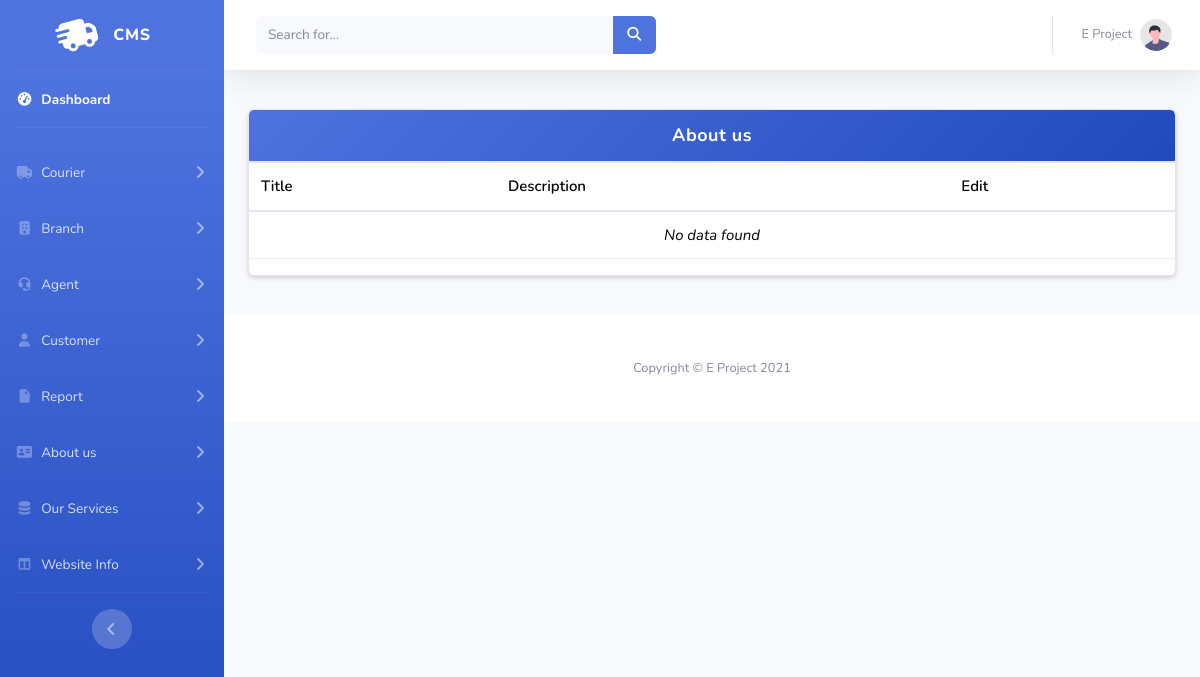
Page /Admin/ShowAbout.php on the earlier database version.
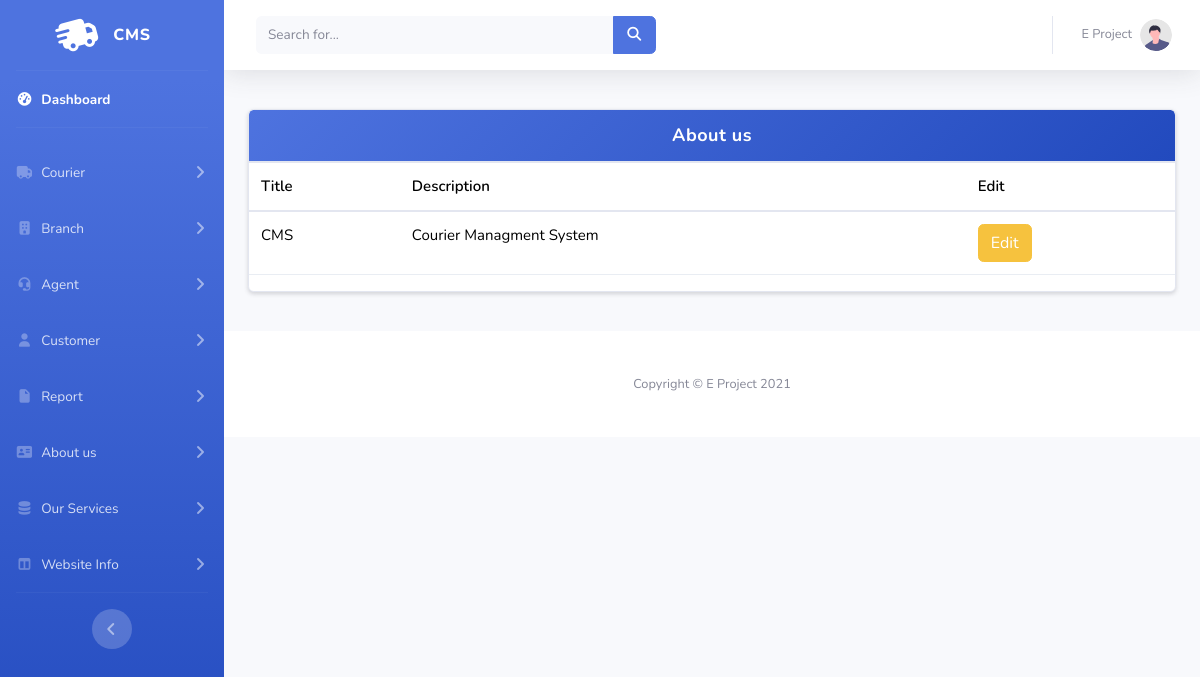
Same page on the later database version.
### tables this page shows
CREATE TABLE `about` (
  `id` int(11) NOT NULL,
  `title` varchar(100) NOT NULL,
  `description` varchar(10000) NOT NULL,
  `Record_time` varchar(100) NOT NULL DEFAULT current_timestamp()
);

### Admin/ShowAbout.php (the view, shortened to what this page needs)
<!DOCTYPE html>
<html lang="en">
<head>
</head>
<body>
    <?php
    include_once("navbar.php")
    ?>
<div class="container my-4">
    <div class="card shadow-sm">
        <div class="card-header">
            About us
        </div>
        <div class="table-responsive">
            <table class="table table-hover align-middle"  id="a">
                <thead>
                    <tr>
                        <th>Title</th>
                        <th>Description</th>
                        <th>Edit</th>
                    </tr>
                </thead>
                <tbody>
                    <?php
                    $run = mysqli_query($conn, "SELECT * FROM about");
                    if ($run && mysqli_num_rows($run) > 0) {
                        while ($row = mysqli_fetch_array($run)) {
                            ?>
                            <tr>
                                <td><?php echo $row[1]; ?></td>
                                <td><?php echo $row[2]; ?></td>
                                <td><button class="btn btn-warning" data-bs-toggle="modal" data-bs-target="#exampleModal">Edit</button></td>
                            </tr>
<div class="modal fade" id="exampleModal" tabindex="-1" aria-labelledby="exampleModalLabel" aria-hidden="true">
                            <?php
                        }
                    } else {
                        echo '<tr><td colspan="6" class="no-data">No data found</td></tr>';
                    }
                    ?>
</div>
                </tbody>
            </table>
        </div>
    </div>
</div>
<?php
    include_once("footer.php")
    ?>
</body>
</html>

Differences in the rows shown:
added about: title "CMS", description "Courier Managment System"
Other differences:
text no longer shown: "No data found"
